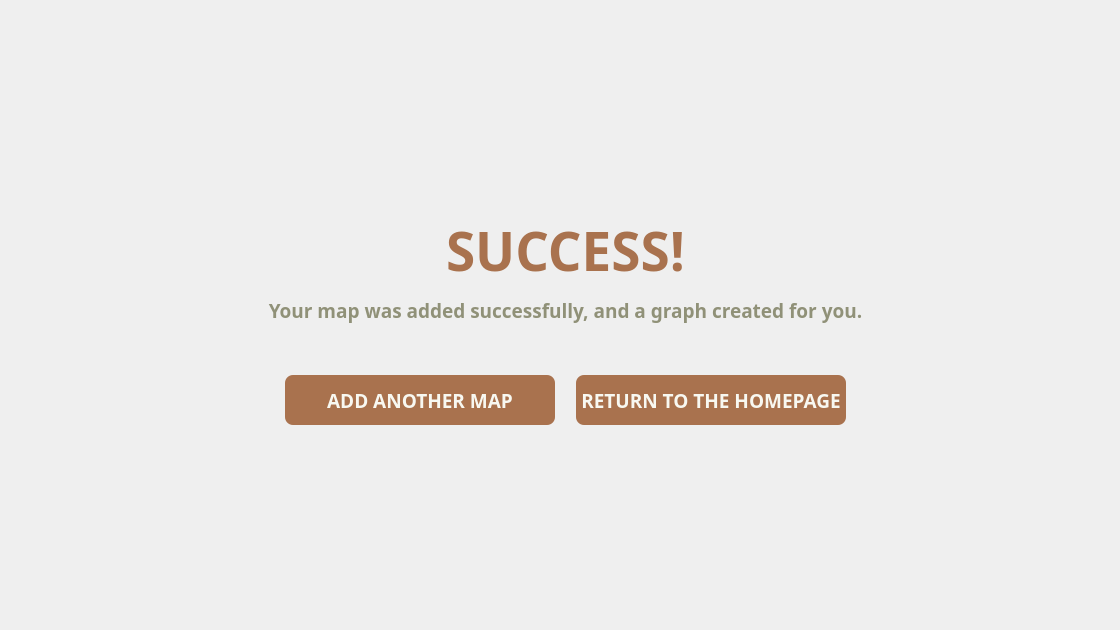
<?xml version="1.0" encoding="UTF-8"?>
<ui version="4.0">
 <class>addmap_successfully</class>
 <widget class="QWidget" name="addmap_successfully">
  <property name="geometry">
   <rect>
    <x>0</x>
    <y>0</y>
    <width>1120</width>
    <height>630</height>
   </rect>
  </property>
  <property name="minimumSize">
   <size>
    <width>1120</width>
    <height>630</height>
   </size>
  </property>
  <property name="maximumSize">
   <size>
    <width>1120</width>
    <height>630</height>
   </size>
  </property>
  <property name="windowTitle">
   <string>Mini Wasalni | Map Added Successfully</string>
  </property>
  <widget class="QLabel" name="welcome_message_h2_2">
   <property name="geometry">
    <rect>
     <x>180</x>
     <y>260</y>
     <width>771</width>
     <height>101</height>
    </rect>
   </property>
   <property name="font">
    <font>
     <family>Dosis</family>
     <pointsize>14</pointsize>
     <bold>true</bold>
    </font>
   </property>
   <property name="styleSheet">
    <string notr="true">QLabel {
		color: #909178;
}</string>
   </property>
   <property name="text">
    <string>Your map was added successfully, and a graph created for you.</string>
   </property>
   <property name="alignment">
    <set>Qt::AlignCenter</set>
   </property>
  </widget>
  <widget class="QLabel" name="mapadded_h">
   <property name="geometry">
    <rect>
     <x>310</x>
     <y>200</y>
     <width>511</width>
     <height>101</height>
    </rect>
   </property>
   <property name="font">
    <font>
     <family>Dosis</family>
     <pointsize>40</pointsize>
     <bold>true</bold>
    </font>
   </property>
   <property name="styleSheet">
    <string notr="true">QLabel {
		color: #A9724E;
}</string>
   </property>
   <property name="text">
    <string>SUCCESS!</string>
   </property>
   <property name="alignment">
    <set>Qt::AlignCenter</set>
   </property>
  </widget>
  <widget class="QWidget" name="horizontalLayoutWidget_2">
   <property name="geometry">
    <rect>
     <x>270</x>
     <y>360</y>
     <width>591</width>
     <height>80</height>
    </rect>
   </property>
   <layout class="QHBoxLayout" name="horizontalLayout_2">
    <item>
     <widget class="QPushButton" name="pushButton_addanother">
      <property name="maximumSize">
       <size>
        <width>270</width>
        <height>50</height>
       </size>
      </property>
      <property name="font">
       <font>
        <family>Dosis</family>
        <pointsize>14</pointsize>
        <bold>true</bold>
       </font>
      </property>
      <property name="styleSheet">
       <string notr="true">QPushButton {
		color: #F8F8F1;
		background-color: #A9724E;
		border: none;
		border-radius: 8px;
}

QPushButton:hover {
		color: #F8F8F1;
		background-color: #BFA17E;
		border: none;
		border-radius:8px;
}

QPushButton:pressed {
		color: #F8F8F1;
		background-color: #BFA17E;
		border: none;
        border-radius: 8px;
}</string>
      </property>
      <property name="text">
       <string>ADD ANOTHER MAP</string>
      </property>
     </widget>
    </item>
    <item>
     <widget class="QPushButton" name="pushButton_return">
      <property name="maximumSize">
       <size>
        <width>270</width>
        <height>50</height>
       </size>
      </property>
      <property name="font">
       <font>
        <family>Dosis</family>
        <pointsize>14</pointsize>
        <bold>true</bold>
       </font>
      </property>
      <property name="styleSheet">
       <string notr="true">QPushButton {
		color: #F8F8F1;
		background-color: #A9724E;
		border: none;
		border-radius: 8px;
}

QPushButton:hover {
		color: #F8F8F1;
		background-color: #BFA17E;
		border: none;
		border-radius:8px;
}

QPushButton:pressed {
		color: #F8F8F1;
		background-color: #BFA17E;
		border: none;
        border-radius: 8px;
}</string>
      </property>
      <property name="text">
       <string>RETURN TO THE HOMEPAGE</string>
      </property>
     </widget>
    </item>
   </layout>
  </widget>
 </widget>
 <resources/>
 <connections/>
</ui>
